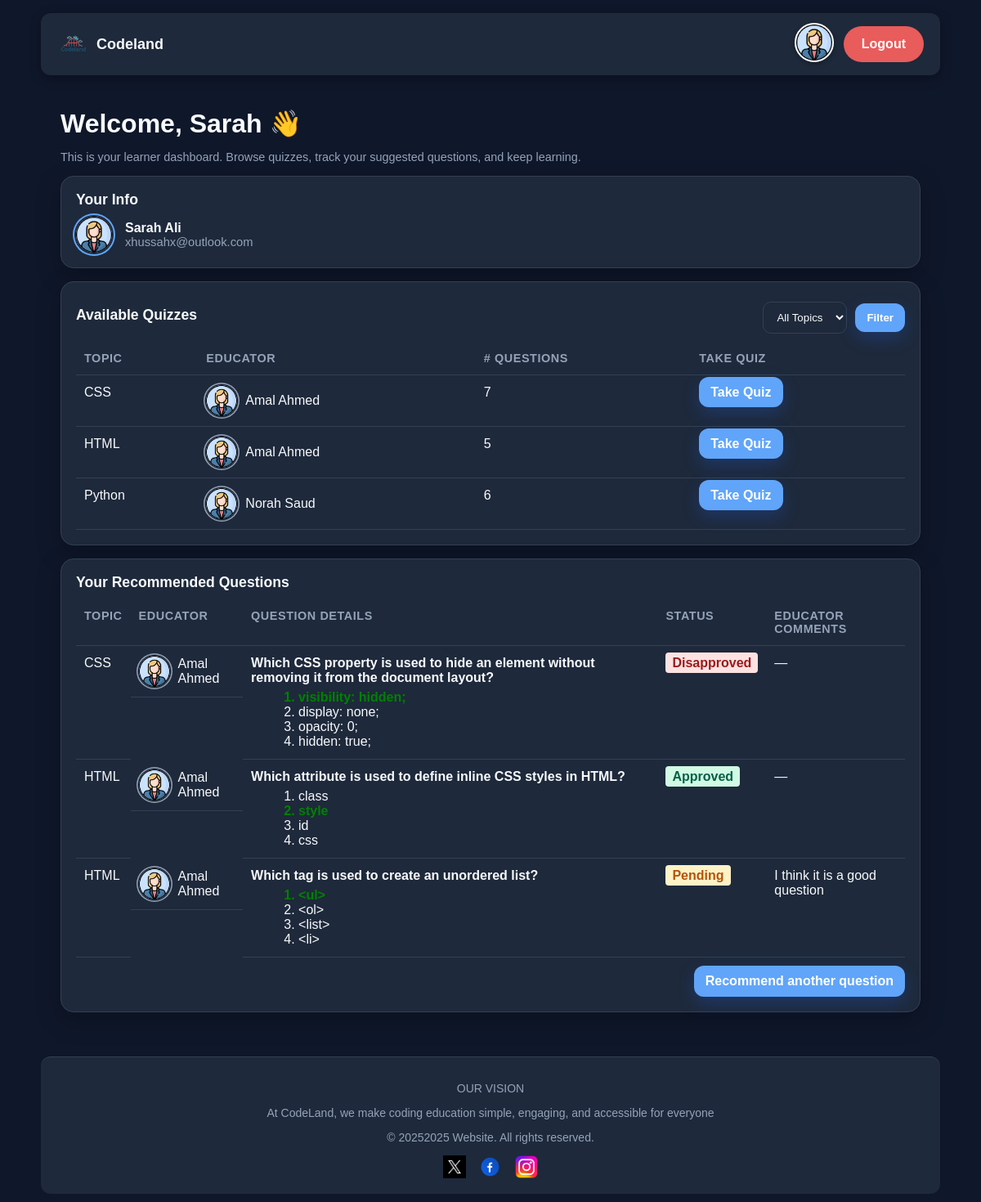
/learner_homepage.php (signed in), run on the app's committed database.
### tables this page shows
CREATE TABLE `user` (
  `id` int(11) NOT NULL,
  `firstName` varchar(50) DEFAULT NULL,
  `lastName` varchar(50) DEFAULT NULL,
  `emailAddress` varchar(100) DEFAULT NULL,
  `password` varchar(255) DEFAULT NULL,
  `photoFileName` varchar(100) DEFAULT NULL,
  `userType` enum('educator','learner') DEFAULT NULL
);

CREATE TABLE `quiz` (
  `id` int(11) NOT NULL,
  `educatorID` int(11) DEFAULT NULL,
  `topicID` int(11) DEFAULT NULL
);

CREATE TABLE `topic` (
  `id` int(11) NOT NULL,
  `topicName` varchar(100) DEFAULT NULL
);

### learner_homepage.php (the view, shortened to what this page needs)
<?php
$db_host = "localhost";
$db_user = "root";
$db_pass = "root";
$db_name = "database";
$connect = mysqli_connect($db_host, $db_user, $db_pass, $db_name);
$learnerID = intval($_SESSION['user_id']);
$selectedTopic = 'all';
$stmt = mysqli_prepare($connect, "SELECT * FROM user WHERE id = ?");
mysqli_stmt_bind_param($stmt, "i", $learnerID);
mysqli_stmt_execute($stmt);
$result = mysqli_stmt_get_result($stmt);
$learner = mysqli_fetch_assoc($result);
$defaultAvatar = 'images/default_avatar.jpeg';
$defaultFigure = 'images/figure_placeholder.png';
$learnerPhotoPath = $defaultAvatar;
$query = "
    SELECT
        q.id AS quizID,
        t.topicName,
        CONCAT(u.firstName, ' ', u.lastName) AS educatorName,
        u.photoFileName AS educatorPhoto,
        COUNT(qq.id) AS numberOfQuestions
    FROM quiz q
    LEFT JOIN topic t ON q.topicID = t.id
    LEFT JOIN user u ON q.educatorID = u.id
    LEFT JOIN quizquestion qq ON q.id = qq.quizID
";
$whereClause = "";
$query .= $whereClause . "
    GROUP BY q.id, t.topicName, educatorName, educatorPhoto
    ORDER BY t.topicName, educatorName;
";
$stmt = mysqli_prepare($connect, $query);
mysqli_stmt_execute($stmt);
$result = mysqli_stmt_get_result($stmt);
$availableQuizzes = mysqli_fetch_all($result, MYSQLI_ASSOC);
$query = "
    SELECT
        t.topicName,
        CONCAT(u.firstName, ' ', u.lastName) AS educatorName,
        u.photoFileName AS educatorPhoto,
        rq.question,
        rq.questionFigureFileName,
        rq.answerA,
        rq.answerB,
        rq.answerC,
        rq.answerD,
        rq.correctAnswer,
        rq.status,
        rq.comments
    FROM recommendedquestion rq
    LEFT JOIN quiz q ON rq.quizID = q.id
    LEFT JOIN topic t ON q.topicID = t.id
    LEFT JOIN user u ON q.educatorID = u.id
    WHERE rq.learnerID = ?
    ORDER BY rq.id DESC
";
$stmt = mysqli_prepare($connect, $query);
mysqli_stmt_bind_param($stmt, "i", $learnerID);
mysqli_stmt_execute($stmt);
$result = mysqli_stmt_get_result($stmt);
$recommendedQuestions = mysqli_fetch_all($result, MYSQLI_ASSOC);
function renderAnswerList($answers, $correct) {
    $html = "<ol style='margin:6px 0 0 18px'>";
    foreach ($answers as $key => $text) {
        $style = ($key === $correct) ? "color:green; font-weight:bold;" : "";
        $html .= "<li style='$style'>" . htmlspecialchars($text) . "</li>";
    }
    $html .= "</ol>";
    return $html;
}
function getImagePath($fileName, $isFigure = false) {
    global $defaultAvatar, $defaultFigure;
    $filePath = $isFigure ? $defaultFigure : $defaultAvatar;
    if (empty($fileName)) {
        return $filePath;
    }
    $baseDir = __DIR__;
    if ($isFigure) {
        $figureUploadsDir = $baseDir . '/uploads/questions/';
        $figureRelativePath = 'uploads/questions/';
        if (is_file($figureUploadsDir . $fileName)) {
            $filePath = $figureRelativePath . htmlspecialchars($fileName) . '?v=' . @filemtime($figureUploadsDir . $fileName);
        } else if (is_file($baseDir . '/images/' . $fileName)) {
            $filePath = 'images/' . htmlspecialchars($fileName);
        }
    } else {
        $userUploadsDir = $baseDir . '/uploads/users/';
    }
    return $filePath;
}
?>
<!DOCTYPE html>
<html lang="en">
<head>
    <link rel="stylesheet" href="lernerStyle.css">
    <link rel="stylesheet" href="HF.css">
</head>
<body>
<header class="cl-header">
    <div class="brand">
        <img src="images/logo.png" alt="Logo">
        <span>Codeland</span>
    </div>
    <div class="actions">
        <a href="learner_homepage.php">
            <img src="<?php echo $learnerPhotoPath; ?>" alt="Profile" class="avatar">
        </a>
        <a href="index.html" class="logout-btn">Logout</a>
    </div>
</header>
<main class="container main">
    <h1 style="margin:0 0 12px 0">Welcome, <span id="firstName"><?php echo htmlspecialchars($learner['firstName']); ?></span> 👋</h1>
    <p class="small">This is your learner dashboard. Browse quizzes, track your suggested questions, and keep learning.</p>
    <section class="card">
        <h2>Your Info</h2>
        <div class="user">
            <img src="<?php echo $learnerPhotoPath; ?>" alt="Profile" class="avatar">
            <div>
                <div><strong id="fullName"><?php echo htmlspecialchars($learner['firstName'] . " " . $learner['lastName']); ?></strong></div>
                <div class="muted"><?php echo htmlspecialchars($learner['emailAddress']); ?></div>
            </div>
        </div>
    </section>
<form action="learner_homePage.php" method="POST">
    <section class="card" style="margin-top:16px">
    <div class="inline" style="justify-content:space-between">
        <h2>Available Quizzes</h2>
        <div class="filterbar">
            <select id="topicFilter" class="select" name="topicFilter">
                <option value="all" <?php if ($selectedTopic == 'all') echo 'selected'; ?>>All Topics</option>
            </select>
            <button class="btn" id="filterBtn" type="submit">Filter</button>
        </div>
    </div>
    <table class="table" id="quizzesTable">
        <thead>
    <tr><th>Topic</th><th>Educator</th><th># Questions</th><th>Take Quiz</th></tr>
</thead>
<tbody>
    <?php foreach ($availableQuizzes as $quiz):
        $photoFile = $quiz['educatorPhoto'];
        $photoPath = getImagePath($photoFile, false);
        $questionCount = intval($quiz['numberOfQuestions']);
    ?>
        <tr>
            <td><?php echo htmlspecialchars($quiz['topicName']); ?></td>
            <td class='inline'>
                <img src='<?php echo $photoPath; ?>' alt='<?php echo htmlspecialchars($quiz['educatorName']); ?> Profile Photo' class="avatar">
                <?php echo htmlspecialchars($quiz['educatorName']); ?>
            </td>
            <td><?php echo $questionCount; ?></td>
            <td>
                <?php if ($questionCount > 0): ?>
                    <a class='btn' href='TakeQuiz.php?quizID=<?php echo htmlspecialchars($quiz['quizID']); ?>'>Take Quiz</a>
                <?php else: ?>
                    <span class='muted'>—</span>
                <?php endif; ?>
            </td>
        </tr>
    <?php endforeach; ?>
</tbody>
    </table>
    </section>
</form>
    <section class="card" style="margin-top:16px">
        <h2>Your Recommended Questions</h2>
        <table class="table">
            <thead>
                <tr><th>Topic</th><th>Educator</th><th>Question Details</th><th>Status</th><th>Educator Comments</th></tr>
            </thead>
            <tbody>
        <?php foreach($recommendedQuestions as $row):
            $educatorPhotoFile = $row['educatorPhoto'];
            $educatorPhotoPath = getImagePath($educatorPhotoFile, false);
            $statusClass = strtolower($row['status']);
            $answers = [
                'A' => $row['answerA'], 'B' => $row['answerB'],
                'C' => $row['answerC'], 'D' => $row['answerD']
            ];
        ?>
        <tr>
            <td><?php echo htmlspecialchars($row['topicName']); ?></td>
            <td class='inline'>
                <img src='<?php echo $educatorPhotoPath; ?>' alt='<?php echo htmlspecialchars($row['educatorName']); ?> Profile Photo' class="avatar">
                <?php echo htmlspecialchars($row['educatorName']); ?>
            </td>
            <td>
                <div><strong><?php echo htmlspecialchars($row['question']); ?></strong></div>
                <?php echo renderAnswerList($answers, $row['correctAnswer']); ?>
            </td>
            <td><span class='status <?php echo $statusClass; ?>'><?php echo htmlspecialchars(ucfirst($row['status'])); ?></span></td>
            <td><?php echo (!empty($row['comments']) ? htmlspecialchars($row['comments']) : '—'); ?></td>
        </tr>
        <?php endforeach; ?>
    </tbody>
        </table>
        <div class="right" style="margin-top:10px">
            <a class="btn" href="recommend_question.php">Recommend another question</a>
        </div>
    </section>
</main>
<footer class="cl-footer">
    <p>OUR VISION</p>
    <p>At CodeLand, we make coding education simple, engaging, and accessible for everyone</p>
    <p>© <span id="year"></span>2025 Website. All rights reserved.</p>
    <div class="social">
        <a href="#"><img src="images/xpng.jpg" alt="Twitter"></a>
        <a href="#"><img src="images/facebook.png" alt="Facebook"></a>
        <a href="#"><img src="images/instagram.png" alt="Instagram"></a>
    </div>
</footer>
</body>
</html>

### lernerStyle.css (style rules this page uses)
:root { --brand:#60a5fa; --brand-hover:#3b82f6; --accent:#2dd4bf; --bg:#0f172a; --text:#f8fafc; --muted:#94a3b8; --card:#1e293b; --border:#334155; }
* { box-sizing:border-box; }
html,body { margin:0; padding:0; font-family:Inter,system-ui,-apple-system,Segoe UI,Roboto,Arial,sans-serif; color:var(--text); background:var(--bg); }
a { color:var(--brand); text-decoration:none; }
.container { max-width:1100px; margin:0 auto; padding:24px; }
.main { padding:24px; }
.card { background:var(--card); border-radius:16px; padding:18px; box-shadow:0 10px 30px rgba(0,0,0,.25); border:1px solid var(--border); }
.card h2 { margin:0 0 10px 0; font-size:1.1rem; }
.card .muted { color:var(--muted); font-size:.92rem; }
.user { display:flex; gap:16px; align-items:center; }
img { max-width: 100%; height: auto; object-fit: cover; border-radius: 8px; }
.avatar { width: 44px; height: 44px; border-radius: 50%; overflow: hidden; flex-shrink: 0; background-color: var(--card); box-shadow: 0 0 0 2px var(--card), 0 0 0 4px var(--brand); transition: transform 0.2s ease-in-out; }
.cl-header .avatar, .table .avatar { width: 38px; height: 38px; box-shadow: 0 0 0 1.5px var(--card), 0 0 0 3px var(--muted); }
.table { width:100%; border-collapse:collapse; }
.table th, .table td { padding:12px 10px; border-bottom:1px solid var(--border); text-align:left; vertical-align:top; }
.table th { font-size:.9rem; color:var(--muted); text-transform:uppercase; letter-spacing:.04em; }
.btn { appearance:none; border:0; background:var(--brand); color:white; font-weight:700; padding:10px 14px; border-radius:12px; box-shadow:0 8px 20px rgba(37,99,235,.25); cursor:pointer; transition: background 0.2s, box-shadow 0.2s; }
.input,.select,textarea { width:100%; padding:10px 12px; border-radius:10px; border:1.5px solid var(--border); background:var(--card); color:var(--text); }
.status { font-weight:800; }
.status.pending { color:#facc15; }
.status.approved { color:#4ade80; }
.status.disapproved { color:#f87171; }
.right { display:flex; justify-content:flex-end; }
.inline { display:flex; align-items:center; gap:10px; }
.filterbar { display:flex; gap:10px; align-items:center; margin:6px 0 10px 0; }
.small { font-size:.9rem; color:var(--muted); }
.cl-header img, .cl-footer img { width: auto; height: 30px; border-radius: 0; box-shadow: none; }
.cl-header .brand img { width: auto; height: 30px; }

### HF.css (style rules this page uses)
:root { --brand:#60a5fa; --brand-hover:#3b82f6; --accent:#2dd4bf; --bg:#0f172a; --text:#f8fafc; --muted:#94a3b8; --card:#1e293b; --border:#334155; }
body { background: var(--bg); color: var(--text); font-family: Arial, sans-serif; margin: 0; padding: 0; }
.cl-header { max-width: 1100px; margin: 16px auto; padding: 12px 20px; border-radius: 12px; background: var(--card); display: flex; align-items: center; justify-content: space-between; gap: 16px; box-shadow: 0 4px 14px rgba(0,0,0,0.3); }
.cl-header .brand { display: flex; align-items: center; gap: 8px; font-weight: 700; color: var(--text); font-size: 18px; text-decoration: none; }
.cl-header .brand img { width: 40px; height: 40px; object-fit: contain; }
.cl-header .actions { display: flex; align-items: center; gap: 12px; margin-left: auto; }
.logout-btn { display:inline-flex;align-items:center;justify-content:center; min-height:36px; padding:8px 18px; border-radius:20px;border:0; background:#e85c5b;color:#fff; font-weight:600;font-size:14px;line-height:1; text-decoration:none;transition:background .3s; }
.cl-header .avatar { width: 48px; height: 48px; border-radius: 50%; object-fit: cover; border: 2px solid #fff; box-shadow: 0 2px 6px rgba(0,0,0,0.3); transition: transform 0.3s ease; }
.cl-footer { max-width: 1100px; margin: 30px auto 10px; padding: 16px 20px; text-align: center; border-top: 1px solid var(--border); font-size: 14px; color: var(--muted); background: var(--card); border-radius: 12px; }
.cl-footer .social { margin-top: 10px; display: flex; justify-content: center; gap: 16px; }
.cl-footer .social img { width: 28px; height: 28px; transition: transform 0.3s; }
.logout-btn { display:inline-flex;align-items:center;justify-content:center; min-height:44px; padding:10px 22px; border-radius:28px;border:0; background:#e85c5b;color:#fff; font-weight:600;font-size:16px;line-height:1; text-decoration:none;transition:background .3s; }

### data on the page
user: firstName "Sarah", firstName+lastName "Sarah Ali", emailAddress "xhussahx@outlook.com"
quiz: topicID.topicName "CSS", educatorName "Amal Ahmed", questionCount "7"
quiz: topicID.topicName "HTML", educatorName "Amal Ahmed", questionCount "5"
quiz: topicID.topicName "Python", educatorName "Norah Saud", questionCount "6"

### other printed values
$row['topicName'] "CSS"
$row['educatorName'] "Amal Ahmed"
$row['question'] "Which CSS property is used to hide an element without removing it from the document layout?"
$text "visibility: hidden;"
$text "display: none;"
$text "opacity: 0;"
$text "hidden: true;"
$row['status'] "Disapproved"
$row['topicName'] "HTML"
$row['question'] "Which attribute is used to define inline CSS styles in HTML?"
$text "class"
$text "style"
$text "id"
$text "css"
$row['status'] "Approved"
